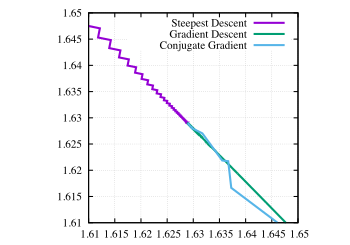

Reproduce this figure in gnuplot.
set xrange [1.61:1.65]
set yrange [1.61:1.65]
set size square
set grid
plot \
"steepest_descent_2d.dat" u 2:3 title "Steepest Descent" w l lw 2,\
"gradient_descent_2d.dat" u 2:3 title "Gradient Descent" w l lw 2,\
"cg_2d.dat" u 2:3 title "Conjugate Gradient" w l lw 2
